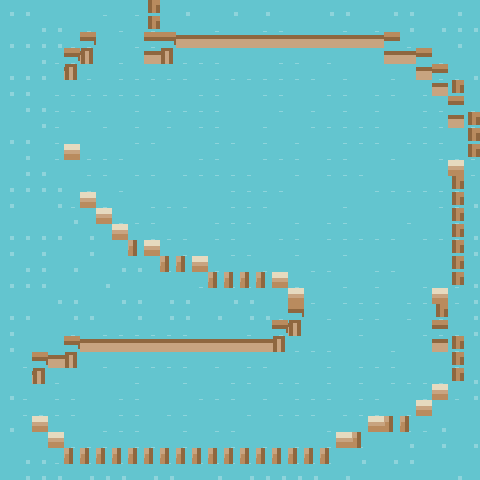

This game map was drawn from its Tiled (.tmx) file and the tilesets committed beside it. A one-line description and the trimmed map source follow:
An orthogonal 30x30 tile map with 16x16 px tiles, 4 tile layers (Ground Terrain, Ground Overlay, Deco0, Above0), 8 hidden layers not drawn.

<map version="1.4" tiledversion="1.4.3" orientation="orthogonal" renderorder="right-down" width="30" height="30" tilewidth="16" tileheight="16" infinite="0" nextlayerid="13" nextobjectid="1">
 <editorsettings>
  <export target="The Tutorial.json" format="json" />
 </editorsettings>
 <tileset firstgid="1" source="roguelikeSheet.tsx" />
 <layer id="1" name="Ground Terrain" width="30" height="30">
  <data>[900 cells, 900 non-empty, 2 distinct tile ids]</data>
 </layer>
 <layer id="2" name="Ground Overlay" width="30" height="30">
  <data>[900 cells, 332 non-empty, 11 distinct tile ids]</data>
 </layer>
 <layer id="3" name="Deco0" width="30" height="30">
  <data>[900 cells, 41 non-empty, 4 distinct tile ids]</data>
 </layer>
 <layer id="12" name="Above0" width="30" height="30">
  <data>[900 cells, 43 non-empty, 3 distinct tile ids]</data>
 </layer>
 <layer id="4" name="Collision" width="30" height="30" visible="0">
  <data>[900 cells, 114 non-empty, 1 distinct tile ids]</data>
 </layer>
 <layer id="5" name="Npc:tutorialguard:Tutorial Guard:" width="30" height="30" visible="0">
  <data>[900 cells, 1 non-empty, 1 distinct tile ids]</data>
 </layer>
 <layer id="6" name="Tutorial:activator1:" width="30" height="30" visible="0">
  <data>[900 cells, 7 non-empty, 1 distinct tile ids]</data>
 </layer>
 <layer id="8" name="Tutorial:activator2:" width="30" height="30" visible="0">
  <data>[900 cells, 10 non-empty, 1 distinct tile ids]</data>
 </layer>
 <layer id="9" name="Tutorial:spawner:" width="30" height="30" visible="0">
  <data>[900 cells, 2 non-empty, 1 distinct tile ids]</data>
 </layer>
 <layer id="10" name="Tutorial:spawner2:" width="30" height="30" visible="0">
  <data>[900 cells, 3 non-empty, 1 distinct tile ids]</data>
 </layer>
 <layer id="7" name="Tutorial:collision:" width="30" height="30" visible="0">
  <data>[900 cells, 11 non-empty, 1 distinct tile ids]</data>
 </layer>
 <layer id="11" name="The Village:2080:1760:up:" width="30" height="30" visible="0">
  <data>[900 cells, 1 non-empty, 1 distinct tile ids]</data>
 </layer>
</map>